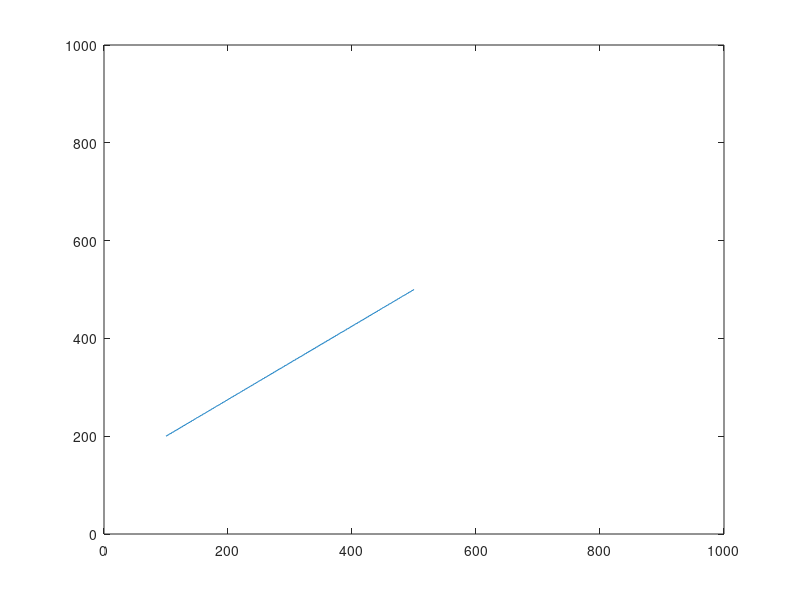

The MATLAB source for this figure:
x1 = 100;
y1 = 200;
x2 = 500;
y2 = 500;

dx = x2-x1;
dy = y2-y1;

while dx>1 || dy>1
    dy = dy/2;
    dx = dx/2;
end

x = round(x1:dx:x2);
y = round(y1:dy:y2);

plot(x, y);

axis([0, 1000, 0, 1000]);





